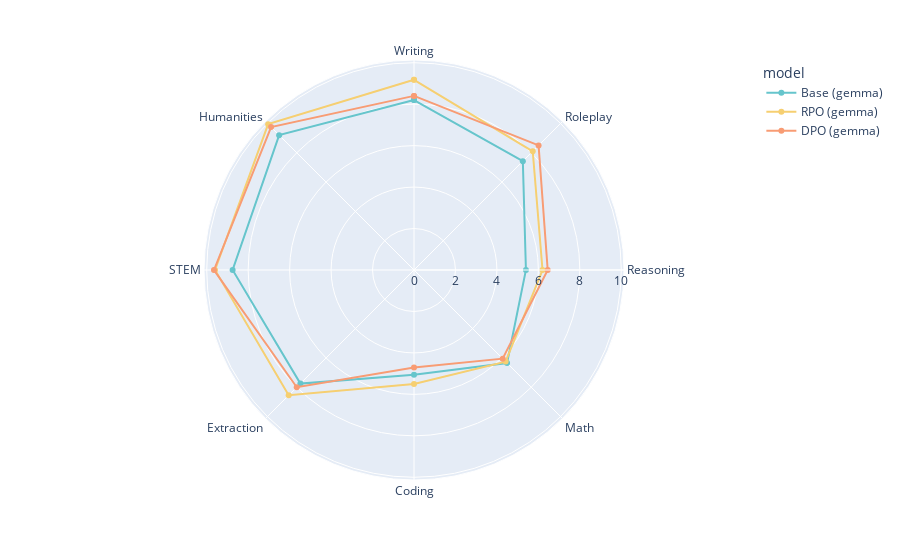

The notebook cell saved with this chart:
### Code cell
target_models = ["gemma_dpo", "gemma_rdpo_eta0.005_no_decay", #"beta_ultra_rdpo_full_eta0.005_beta0.01_stepwise_end0.5_new",
                 #"zephyr-7b-gemma-v0.1", 
                 "zephyr-7b-gemma-sft-v0.1"]

scores_target = [scores_all[i] for i in range(len(scores_all)) if scores_all[i]["model"] in target_models]

# sort by target_models
scores_target = sorted(scores_target, key=lambda x: target_models.index(x["model"]), reverse=True)

df_score = pd.DataFrame(scores_target)
df_score = df_score[df_score["model"].isin(target_models)]

rename_map = {"zephyr-7b-gemma-v0.1": "zephyr-7b-gemma-v0.1",
              "gemma_dpo": "DPO (gemma)",
              "gemma_rdpo_eta0.005_no_decay": "RPO (gemma)",
              #"beta_ultra_rdpo_full_eta0.005_beta0.01_no_decay_new": "RPO (eta=0.005)",
              "zephyr-7b-gemma-sft-v0.1": "Base (gemma)"}

for k, v in rename_map.items():
    df_score.replace(k, v, inplace=True)

fig = px.line_polar(df_score, r = 'score', theta = 'category', line_close = True, category_orders = {"category": CATEGORIES},
                    color = 'model', markers=True, color_discrete_sequence=px.colors.qualitative.Pastel)

fig.show()

### Figure 1 — Plotly figure (JSON) as saved in the notebook; plotly's stock layout.template omitted (floating-point values rounded to 4 significant figures)
{"data": [{"hovertemplate": "model=Base (gemma)<br>score=%{r}<br>category=%{theta}<extra></extra>", "legendgroup": "Base (gemma)", "line": {"color": "rgb(102, 197, 204)", "dash": "solid"}, "marker": {"symbol": "circle"}, "mode": "lines+markers", "name": "Base (gemma)", "r": [8.2, 7.425, 5.4, 6.35, 5.05, 7.75, 8.75, 9.2, 8.2], "showlegend": true, "subplot": "polar", "theta": ["Writing", "Roleplay", "Reasoning", "Math", "Coding", "Extraction", "STEM", "Humanities", "Writing"], "type": "scatterpolar"}, {"hovertemplate": "model=RPO (gemma)<br>score=%{r}<br>category=%{theta}<extra></extra>", "legendgroup": "RPO (gemma)", "line": {"color": "rgb(246, 207, 113)", "dash": "solid"}, "marker": {"symbol": "circle"}, "mode": "lines+markers", "name": "RPO (gemma)", "r": [9.175, 8.1, 6.2, 6.25, 5.5, 8.55, 9.6, 9.95, 9.175], "showlegend": true, "subplot": "polar", "theta": ["Writing", "Roleplay", "Reasoning", "Math", "Coding", "Extraction", "STEM", "Humanities", "Writing"], "type": "scatterpolar"}, {"hovertemplate": "model=DPO (gemma)<br>score=%{r}<br>category=%{theta}<extra></extra>", "legendgroup": "DPO (gemma)", "line": {"color": "rgb(248, 156, 116)", "dash": "solid"}, "marker": {"symbol": "circle"}, "mode": "lines+markers", "name": "DPO (gemma)", "r": [8.4, 8.5, 6.45, 6.05, 4.7, 8, 9.65, 9.75, 8.4], "showlegend": true, "subplot": "polar", "theta": ["Writing", "Roleplay", "Reasoning", "Math", "Coding", "Extraction", "STEM", "Humanities", "Writing"], "type": "scatterpolar"}], "layout": {"legend": {"title": {"text": "model"}, "tracegroupgap": 0}, "margin": {"t": 60}, "polar": {"angularaxis": {"categoryarray": ["Writing", "Roleplay", "Reasoning", "Math", "Coding", "Extraction", "STEM", "Humanities"], "categoryorder": "array", "direction": "clockwise", "rotation": 90}, "domain": {"x": [0, 1], "y": [0, 1]}}}}
